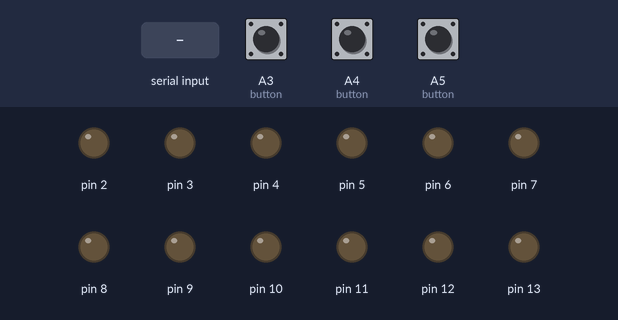
A sketch run on a simulated Arduino Uno, built with avr-gcc and run on an emulated ATmega328P. On the bench: output pins drawn as LEDs (lit = HIGH). The inputs (shaded band) are chosen by the test bench; at power-on: A3 (button) HIGH, A4 (button) HIGH, A5 (button) HIGH. What the sketch prints to the serial monitor is not drawn.

Above: at 1.2 s.
1.3 s: A3 (button) pulled LOW for 0.15 s
At 2.2 s:
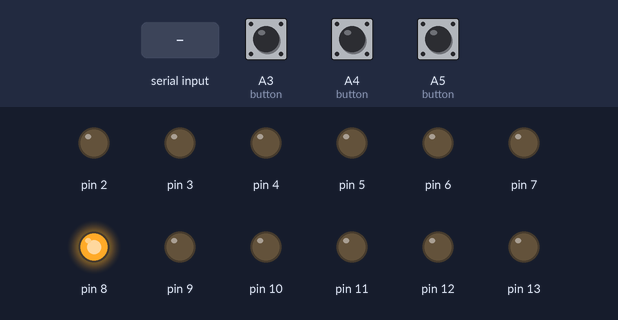
4.4 s: "1" received over Serial
At 5.7 s:
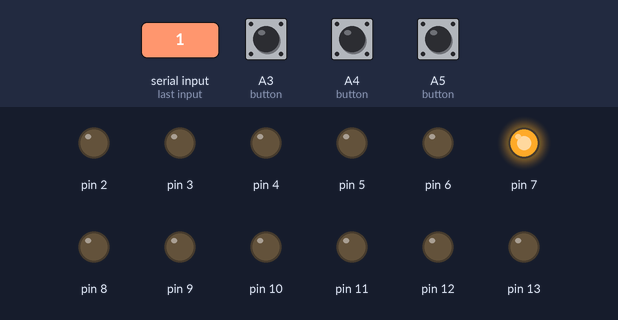
7.4 s: "0" received over Serial
At 9.2 s:
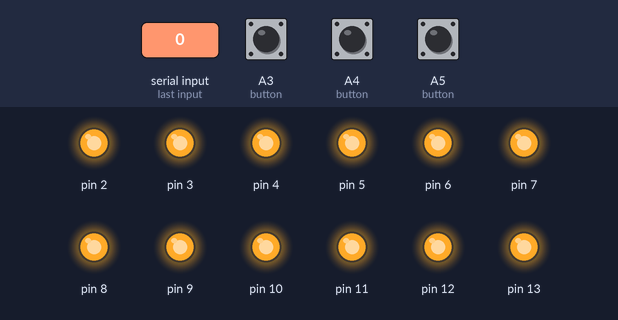
9.8 s: "2" received over Serial
At 11.8 s:
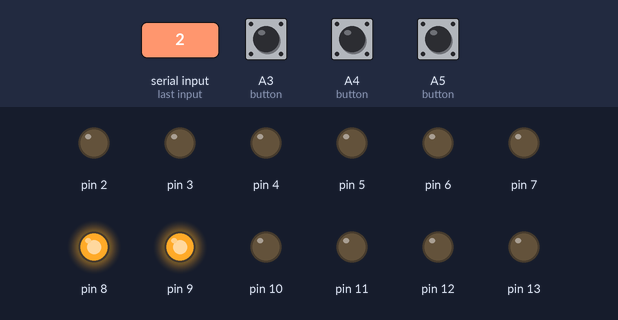
12.8 s: "3" received over Serial
At 13.3 s:
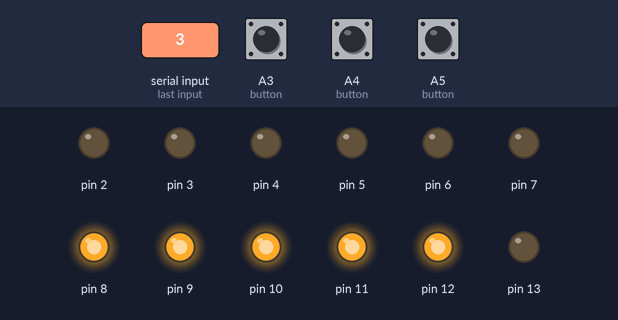
Timing chart, 0 to 15.8 s (numbered marks = the images above; inputs shaded):
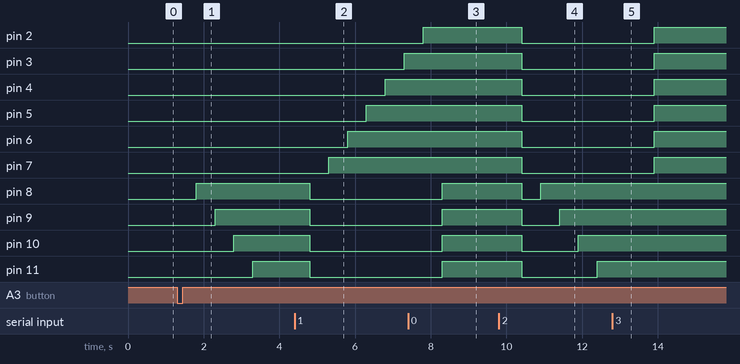

Measured:
- after the input at 1.3 s, pin 8: LOW → HIGH after 0.50 s; pin 9: LOW → HIGH after 1.0 s; pin 10: LOW → HIGH after 1.5 s; pin 11: LOW → HIGH after 2.0 s; pin 12: LOW → HIGH after 2.5 s
- after the input at 4.4 s, pin 3: LOW → HIGH after 2.9 s; pin 4: LOW → HIGH after 2.4 s; pin 5: LOW → HIGH after 1.9 s; pin 6: LOW → HIGH after 1.4 s; pin 7: LOW → HIGH after 0.90 s
- after the input at 7.4 s, pin 2: goes on until 7.8 s, then stays HIGH; pin 3–7: stays HIGH (without the input it goes to LOW after 0.90 s); pin 8–13: LOW → HIGH after 0.90 s
- after the input at 9.8 s, pin 2–7, pin 12, pin 13: HIGH → LOW after 0.60 s; pin 8: HIGH → LOW after 0.60 s, → HIGH 0.50 s later; pin 9: HIGH → LOW after 0.60 s, → HIGH 1.0 s later; pin 10: HIGH → LOW after 0.60 s, → HIGH 1.5 s later; pin 11: HIGH → LOW after 0.60 s, → HIGH 2.0 s later
- after the input at 12.8 s, pin 2–7: LOW → HIGH after 1.1 s; pin 8–11: stays HIGH (without the input it goes to LOW after 1.1 s); pin 12: goes on until 12.9 s, then stays HIGH; pin 13: goes on until 13.4 s, then stays HIGH

The sketch:

activity6a_arduino.ino
```cpp
char val; // data received from the serial port

void binaryWrite12bit(int n, int start) {
  int bit = 2048;
  int led = start + 11;  // starting with MSB
  while (bit > 0) {  // calculate from MSB to LSB
    if (n >= bit) {  // 1
      digitalWrite(led, HIGH);
      n -= bit;
    }
    else {  // 0
      digitalWrite(led, LOW);
    }
    bit /= 2;
    led -= 1;
  }
}

void setup() {
  for (int i = 2; i <= 13; i++) {
    pinMode(i, OUTPUT); // set pin as OUTPUT
  }
  pinMode(A3, INPUT_PULLUP);
  pinMode(A4, INPUT_PULLUP);
  pinMode(A5, INPUT_PULLUP);
  Serial.begin(9600); // start serial communication at 9600 bps
}

void loop() {
  int LRvalues[3][7] = {
    {4095, 4095, 4095, 4095, 4095, 4095, 4095},
    {0, 32, 48, 56, 60, 62, 63},
    {0, 64, 192, 448, 960, 1984, 4032}
  };
  while (Serial.available()) { // if data is available to read,
    val = Serial.read(); // read it and store it in val
  }
  if (val == '0') { // B button
    Serial.write('0');
    for (int i = 0; i < 7; i++) {
      binaryWrite12bit(LRvalues[0][i], 2);
      delay(100);
    }
  }
  else if (val == '1') {  // L button
    Serial.write('1');
    for (int i = 0; i < 7; i++) {
      binaryWrite12bit(LRvalues[1][i], 2);
      delay(500);
    }
  }
  else if (val == '2') {  // R button
    Serial.write('2');
    for (int i = 0; i < 7; i++) {
      binaryWrite12bit(LRvalues[2][i], 2);
      delay(500);
    }
  }
  else if ((val == '3') || (digitalRead(A5) == LOW)) {  // A5 button on Arduino
    Serial.write('3');
    for (int i = 0; i < 7; i++) {
      binaryWrite12bit(LRvalues[0][i], 2);
      delay(100);
    }
  }
  else if ((val == '4') || (digitalRead(A4) == LOW)) {  // A4 button on Arduino
    Serial.write('4');
    for (int i = 0; i < 7; i++) {
      binaryWrite12bit(LRvalues[1][i], 2);
      delay(500);
    }
  }
  else if ((val == '5') || (digitalRead(A3) == LOW)) {  // A3 button on Arduino
    Serial.write('5');
    for (int i = 0; i < 7; i++) {
      binaryWrite12bit(LRvalues[2][i], 2);
      delay(500);
    }
  }
  else if (val == 'X') {
    Serial.write('X');
    for (int i = 2; i <= 13; i++) {
      digitalWrite(i, LOW);  // turn LEDS 2-13 OFF
    }
    delay(10);
  }
}
```
